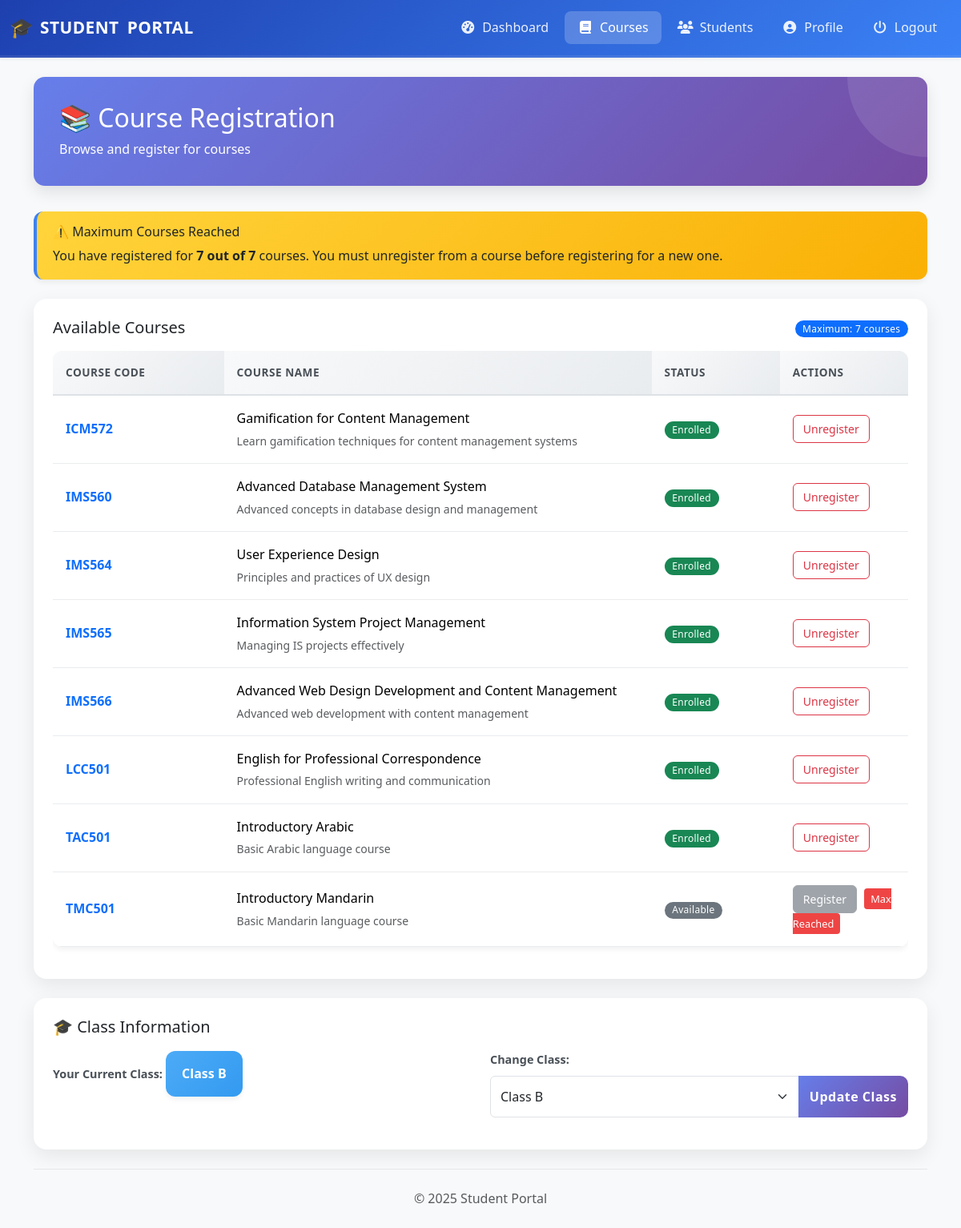
The page /student_portal/courses.php (signed in) on the database its author committed.
### tables this page shows
CREATE TABLE `courses` (
  `id` int(11) NOT NULL,
  `code` varchar(20) NOT NULL,
  `name` varchar(100) NOT NULL,
  `description` text DEFAULT NULL,
  `created_at` timestamp NOT NULL DEFAULT current_timestamp()
);

CREATE TABLE `students` (
  `id` int(11) NOT NULL,
  `matric_id` varchar(50) NOT NULL,
  `email` varchar(100) NOT NULL,
  `name` varchar(100) NOT NULL,
  `password` varchar(255) NOT NULL,
  `phone` varchar(20) DEFAULT NULL,
  `program` varchar(100) DEFAULT NULL,
  `semester` int(11) DEFAULT 1,
  `class` varchar(50) DEFAULT NULL,
  `photo` varchar(255) DEFAULT NULL,
  `role` enum('student','admin') DEFAULT 'student',
  `created_at` timestamp NOT NULL DEFAULT current_timestamp()
);

### student_portal/courses.php (the view, shortened to what this page needs)
<?php
require_once "conn/db.php";
$student_id = $_SESSION['student']['id'];
$MAX_COURSES = 7;
$res = $conn->query("SELECT * FROM courses ORDER BY code");
$courses = [];
while ($row = $res->fetch_assoc()) {
    $courses[] = $row;
}
$enrolled_stmt = $conn->prepare("SELECT course_id FROM enrollments WHERE student_id = ?");
$enrolled_stmt->bind_param("i", $student_id);
$enrolled_stmt->execute();
$enrolled_result = $enrolled_stmt->get_result();
$enrolled_courses = [];
while ($row = $enrolled_result->fetch_assoc()) {
    $enrolled_courses[] = $row['course_id'];
}
$stmt = $conn->prepare("SELECT class FROM students WHERE id = ?");
$stmt->bind_param("i", $student_id);
$stmt->execute();
$class_result = $stmt->get_result();
$class = $class_result->fetch_assoc()['class'] ?? 'Not set';
$enrolled_count = count($enrolled_courses);
$remaining_slots = $MAX_COURSES - $enrolled_count;
?>
<!DOCTYPE html>
<html lang="en">
<head>
    <link href="https://cdn.jsdelivr.net/npm/bootstrap@5.3.3/dist/css/bootstrap.min.css" rel="stylesheet">
    <link rel="stylesheet" href="style.css">
</head>
<body>
    <?php include "includes/header.php"; ?>
    <div class="container mt-4">
        <div class="course-header">
            <h2>📚 Course Registration</h2>
            <p class="mb-0">Browse and register for courses</p>
        </div>
        <?php if ($enrolled_count >= $MAX_COURSES): ?>
            <div class="alert alert-warning course-limit-alert">
                <h6 class="alert-heading">⚠️ Maximum Courses Reached</h6>
                <p class="mb-0">You have registered for <strong><?php echo $enrolled_count; ?> out of <?php echo $MAX_COURSES; ?></strong> courses. You must unregister from a course before registering for a new one.</p>
            </div>
        <?php endif; ?>
        <div class="card p-4 mb-4">
            <div class="d-flex justify-content-between align-items-center mb-3">
                <h5 class="mb-0">Available Courses</h5>
                <div>
                    <span class="badge bg-primary">Maximum: <?php echo $MAX_COURSES; ?> courses</span>
                </div>
            </div>
            <div class="table-responsive">
                <table class="table table-hover course-table">
                    <thead class="table-light">
                        <tr>
                            <th width="20%">Course Code</th>
                            <th width="50%">Course Name</th>
                            <th width="15%">Status</th>
                            <th width="15%">Actions</th>
                        </tr>
                    </thead>
                    <tbody>
                        <?php if (empty($courses)): ?>
                            <tr>
                                <td colspan="4" class="text-center text-muted py-4">
                                    No courses available at the moment.
                                </td>
                            </tr>
                        <?php else: ?>
                            <?php foreach ($courses as $course):
                                $is_enrolled = in_array($course['id'], $enrolled_courses);
                                $can_register = (!$is_enrolled && $remaining_slots > 0);
                            ?>
                            <tr class="course-card">
                                <td>
                                    <strong class="text-primary"><?php echo htmlspecialchars($course['code']); ?></strong>
                                </td>
                                <td>
                                    <?php echo htmlspecialchars($course['name']); ?>
                                    <?php if (!empty($course['description'])): ?>
                                        <small class="text-muted d-block mt-1">
                                            <?php echo htmlspecialchars($course['description']); ?>
                                        </small>
                                    <?php endif; ?>
                                </td>
                                <td>
                                    <span class="badge <?php echo $is_enrolled ? 'bg-success' : 'bg-secondary'; ?>">
                                        <?php echo $is_enrolled ? 'Enrolled' : 'Available'; ?>
                                    </span>
                                </td>
                                <td>
                                    <?php if ($is_enrolled): ?>
                                        <a href="?delete=<?php echo $course['id']; ?>"
                                           class="btn btn-sm btn-outline-danger"
                                           onclick="return confirm('Are you sure you want to unregister from <?php echo htmlspecialchars($course['code']); ?>?')"
                                           title="Unregister from this course">
                                            Unregister
                                        </a>
                                    <?php else: ?>
                                        <?php if ($can_register): ?>
                                            <a href="?register=<?php echo $course['id']; ?>"
                                               class="btn btn-sm btn-success"
                                               title="Register for this course">
                                                Register
                                            </a>
                                        <?php else: ?>
                                            <button class="btn btn-sm btn-secondary disabled"
                                                    title="<?php echo $remaining_slots <= 0 ? 'Maximum courses reached' : 'Already registered'; ?>">
                                                Register
                                            </button>
                                            <?php if ($remaining_slots <= 0): ?>
                                                <small class="max-limit-badge">Max Reached</small>
                                            <?php endif; ?>
                                        <?php endif; ?>
                                    <?php endif; ?>
                                </td>
                            </tr>
                            <?php endforeach; ?>
                        <?php endif; ?>
                    </tbody>
                </table>
            </div>
        </div>
        <div class="card p-4">
            <h5 class="mb-3">🎓 Class Information</h5>
            <form method="POST">
                <div class="row align-items-center">
                    <div class="col-md-6">
                        <div class="mb-3">
                            <label class="form-label fw-bold">Your Current Class:</label>
                            <div class="alert alert-info d-inline-block">
                                <strong><?php echo htmlspecialchars($class); ?></strong>
                            </div>
                        </div>
                    </div>
                    <div class="col-md-6">
                        <div class="mb-3">
                            <label class="form-label fw-bold">Change Class:</label>
                            <div class="input-group">
                                <select name="class" class="form-select" required>
                                    <option value="Class B" <?php if ($class == 'Class B') echo 'selected'; ?>>Class B</option>
                                </select>
                                <button type="submit" class="btn btn-primary">
                                    Update Class
                                </button>
                            </div>
                        </div>
                    </div>
                </div>
            </form>
        </div>
        <?php include "includes/footer.php"; ?>
    </div>
</body>
</html>

### student_portal/css/style.css (style rules this page uses)
* { margin: 0; padding: 0; box-sizing: border-box; }
body { font-family: 'Segoe UI', Tahoma, Geneva, Verdana, sans-serif; background: #f8f9fa; color: #333; line-height: 1.6; min-height: 100vh; position: relative; }
.form-label { font-weight: 600; color: #495057; margin-bottom: 0.5rem; font-size: 0.9rem; }
.btn-primary { background: linear-gradient(135deg, #667eea 0%, #764ba2 100%); border: none; padding: 0.875rem; font-weight: 600; border-radius: 10px; transition: all 0.3s ease; font-size: 1rem; letter-spacing: 0.5px; }
.btn-sm { padding: 0.375rem 0.75rem; font-size: 0.875rem; border-radius: 6px; }
.alert { border-radius: 12px; border: none; padding: 1rem 1.25rem; margin-bottom: 1.5rem; box-shadow: 0 4px 6px rgba(0, 0, 0, 0.05); }
.alert-warning { background: linear-gradient(135deg, #ffd43b 0%, #fab005 100%); color: #212529; }
.alert-info { background: linear-gradient(135deg, #4dabf7 0%, #339af0 100%); color: white; }
.card { border-radius: 16px; box-shadow: 0 8px 25px rgba(0, 0, 0, 0.08); border: none; margin-bottom: 1.5rem; overflow: hidden; transition: transform 0.3s ease, box-shadow 0.3s ease; }
.table { background: white; border-radius: 12px; overflow: hidden; box-shadow: 0 4px 6px rgba(0, 0, 0, 0.05); }
.table th { background: linear-gradient(135deg, #f8f9fa 0%, #e9ecef 100%); font-weight: 600; color: #495057; border-bottom: 2px solid #dee2e6; padding: 1rem; text-transform: uppercase; font-size: 0.85rem; letter-spacing: 0.5px; }
.table td { padding: 1rem; vertical-align: middle; border-color: #e9ecef; }
.badge { border-radius: 20px; padding: 0.4em 0.8em; font-weight: 500; font-size: 0.75rem; letter-spacing: 0.3px; }
.course-header { background: linear-gradient(135deg, #667eea 0%, #764ba2 100%); color: white; padding: 2.5rem; border-radius: 16px; margin-bottom: 2rem; box-shadow: 0 8px 20px rgba(0, 0, 0, 0.1); position: relative; overflow: hidden; }
.course-header::before { content: ''; position: absolute; top: 0; right: 0; width: 200px; height: 200px; background: rgba(255, 255, 255, 0.1); border-radius: 50%; transform: translate(50%, -50%); }
.course-table th { background-color: #f8f9fa; position: sticky; top: 0; z-index: 10; }

### student_portal/courses.php (style rules this page uses)
.course-header { background: linear-gradient(135deg, #667eea 0%, #764ba2 100%); color: white; padding: 2rem; border-radius: 14px; margin-bottom: 2rem; }
.course-table th { background-color: #f8f9fa; position: sticky; top: 0; }
.course-card { transition: transform 0.3s ease; }
.max-limit-badge { background-color: #ef4444; color: white; padding: 0.25rem 0.5rem; border-radius: 4px; font-size: 0.8rem; margin-left: 5px; }
.course-limit-alert { border-left: 4px solid #3b82f6; }

### rows shown on the page
courses: code "ICM572", name "Gamification for Content Management", description "Learn gamification techniques for content management systems", shows "Enrolled"
courses: code "IMS560", name "Advanced Database Management System", description "Advanced concepts in database design and management", shows "Enrolled"
courses: code "IMS564", name "User Experience Design", description "Principles and practices of UX design", shows "Enrolled"
courses: code "IMS565", name "Information System Project Management", description "Managing IS projects effectively", shows "Enrolled"
courses: code "IMS566", name "Advanced Web Design Development and Content Management", description "Advanced web development with content management", shows "Enrolled"
courses: code "LCC501", name "English for Professional Correspondence", description "Professional English writing and communication", shows "Enrolled"
courses: code "TAC501", name "Introductory Arabic", description "Basic Arabic language course", shows "Enrolled"
courses: code "TMC501", name "Introductory Mandarin", description "Basic Mandarin language course", shows "Available", shows "Register", shows "Max Reached"
students: class "Class B"

### other values the page prints
$enrolled_count "7"
$MAX_COURSES "7"
